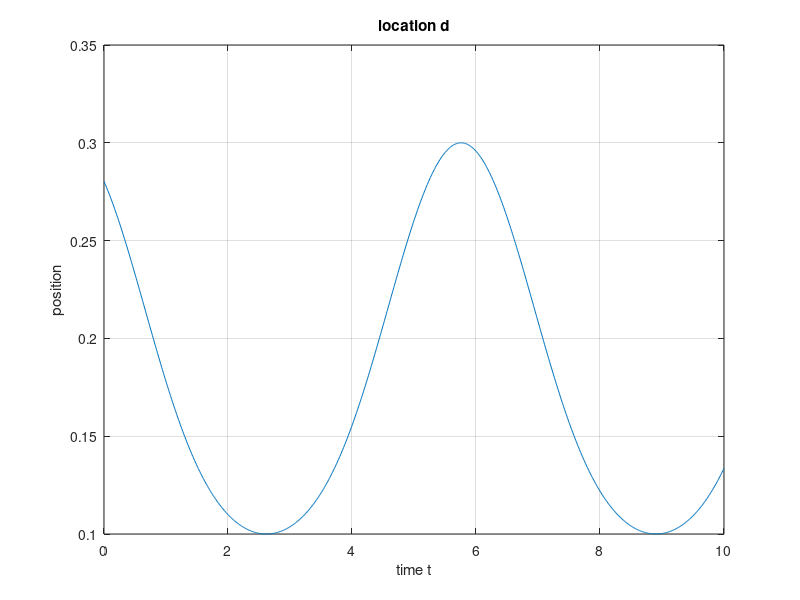
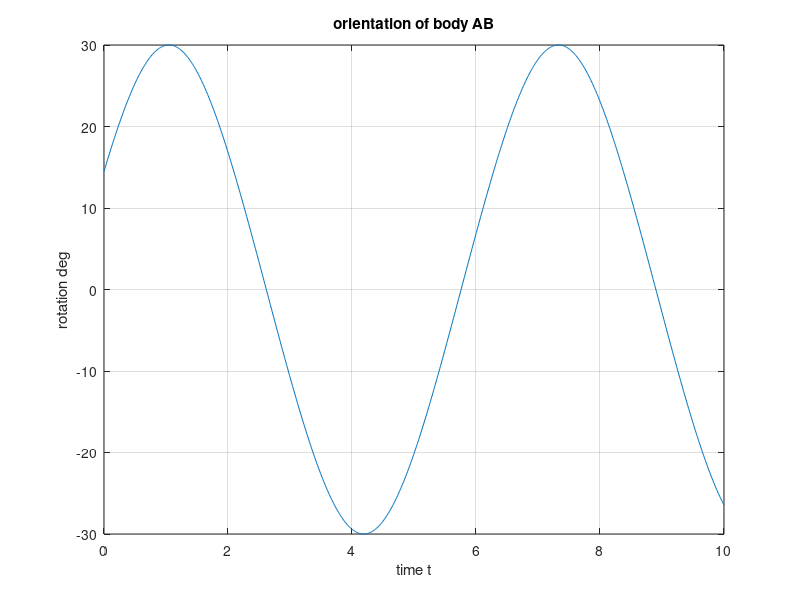
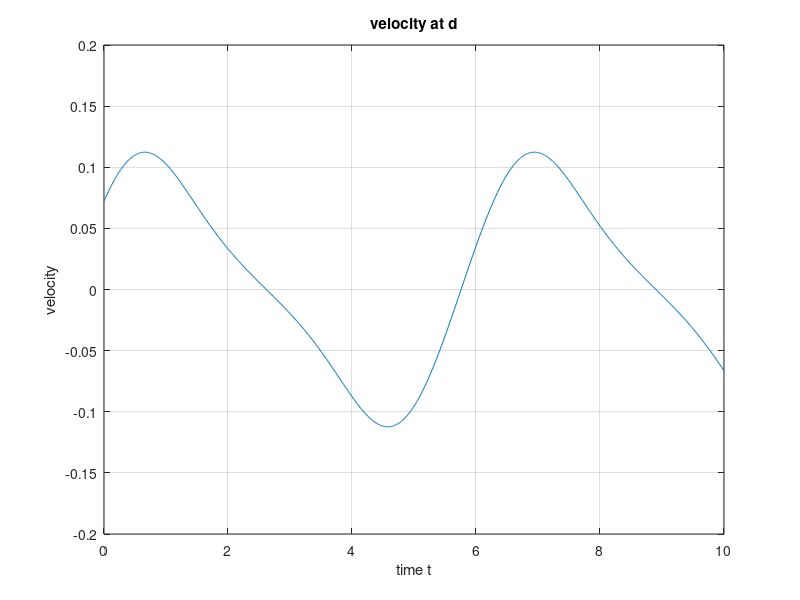
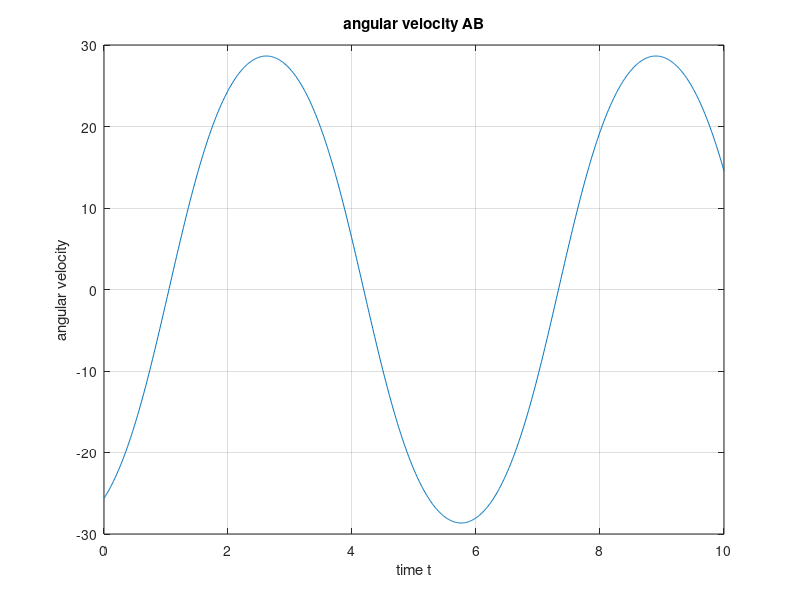

Write the MATLAB code that produced these figures, in order.
% Kinematic analysis

clc
clear all

% initial values

t=linspace(0,10,1000);

omg = 1;
a = 0.1;
b = 0.2;
phi = (pi/6)+omg*t;
phidot = -1;

%Position of d and orienation of AB

theta=asin((0.1*sin(phi)/0.2));
d=0.1*cos(phi)+0.2*cos(theta);

%Velocity of and angular velocity of AB

thetadot = ((0.1*phidot*cos(phi)))./(0.2*cos(theta));
ddot = -a*phidot*sin(phi)-0.2*thetadot.*sin(theta);

figure (1)
plot (t, d)
title 'location d'
xlabel 'time t'
ylabel 'position'
grid on

figure (2)
plot (t, rad2deg(theta))
title 'orientation of body AB'
xlabel 'time t'
ylabel 'rotation deg'
grid on

figure (3)
plot (t, ddot)
title 'velocity at d'
xlabel 'time t'
ylabel 'velocity'
grid on

figure (4)
plot (t, rad2deg(thetadot))
title 'angular velocity AB'
xlabel 'time t'
ylabel 'angular velocity'
grid on

